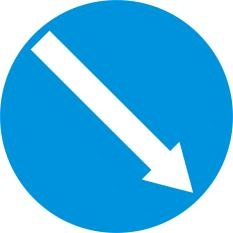
#> input picture END_DIP/sign_templates/loidichuyen.jpg, 233 x 233 px, given in place of video1.mp4, which was not available; the run also reads 1 picture not shown here
$ python 521H0324_521H0461.py
#> lines starting #> are read from the running program, lines starting #| are printed output that depends on the picture; after the words box and inside, x2 and y2 are one past the last pixel; in counts of white or black regions, pixels touching at a corner belong together; pictures that were not available may be replaced by others from this repository, and a replacement may not be noted
import cv2
import numpy as np
import os

# Biến toàn cục lưu các ảnh mẫu
TEMPLATE_SIGNS = {}

# Bản đồ ánh xạ tên biển báo
SIGN_LABELS = {
    "camnguocchieu": "Wrong way",
    "wrongway": "Wrong way",
    "loidichuyen": "Keep right",
    "keepright": "Keep right",
    "noleft": "No left turn",
    "noleftturn": "No left turn",
    "camdungxe": "No parking",
    "noparking": "No parking",
    "children": "Children",
    "slow": "Slow",
    "nostopandparking": "No stopping and parking",
    "camdungcamdoxe": "No parking",
    "road signs": "Direction sign",
    "bienbaochiduong": "Direction sign"
}

def initialize_templates(directory='sign_templates'):
    """Nạp các ảnh mẫu biển báo từ thư mục."""
    for file in os.listdir(directory):
        if file.lower().endswith(('.jpg', '.png')):
            label = os.path.splitext(file)[0]
            path = os.path.join(directory, file)
            img = cv2.imread(path)
            if img is not None:
                TEMPLATE_SIGNS[label] = img

def compare_roi_with_template(roi, template_img, size=(100, 100)):
    """So khớp ảnh ROI với template theo kích thước chuẩn."""
    roi_resized = cv2.resize(roi, size)
    template_resized = cv2.resize(template_img, size)

    roi_gray = cv2.cvtColor(roi_resized, cv2.COLOR_BGR2GRAY)
    template_gray = cv2.cvtColor(template_resized, cv2.COLOR_BGR2GRAY)

    result = cv2.matchTemplate(roi_gray, template_gray, cv2.TM_CCOEFF_NORMED)
    return np.max(result)

def identify_signs_in_frame(frame):
    """Nhận diện biển báo giao thông trong 1 khung hình."""
    hsv_frame = cv2.cvtColor(frame, cv2.COLOR_BGR2HSV)

    color_ranges = {
        "Red": (np.array([150, 50, 50]), np.array([180, 255, 255])),
        "Blue": (np.array([90, 120, 100]), np.array([130, 255, 255])),
        "Yellow": (np.array([0, 120, 0]), np.array([30, 255, 255]))
    }

    # Tạo mask kết hợp từ các màu
    mask_combined = np.zeros(hsv_frame.shape[:2], dtype=np.uint8)
    for lower, upper in color_ranges.values():
        mask_combined = cv2.bitwise_or(mask_combined, cv2.inRange(hsv_frame, lower, upper))

    # Làm sạch nhiễu
    kernel = np.ones((3, 3), np.uint8)
    mask_cleaned = cv2.morphologyEx(mask_combined, cv2.MORPH_OPEN, kernel)
    mask_cleaned = cv2.morphologyEx(mask_cleaned, cv2.MORPH_CLOSE, kernel)

    contours, _ = cv2.findContours(mask_cleaned, cv2.RETR_EXTERNAL, cv2.CHAIN_APPROX_SIMPLE)
    detected = []

    for cnt in contours:
        if cv2.contourArea(cnt) > 500:
            x, y, w, h = cv2.boundingRect(cnt)
            aspect = w / float(h)
            if 0.8 <= aspect <= 1.5:
                roi = frame[y:y+h, x:x+w]
                roi_hsv = cv2.cvtColor(roi, cv2.COLOR_BGR2HSV)

                pixel_counts = {
                    color: cv2.countNonZero(cv2.inRange(roi_hsv, *range_))
                    for color, range_ in color_ranges.items()
                }

                dominant_color = max(pixel_counts, key=pixel_counts.get)

                match_name = None
                top_score = 0

                for name, tmpl in TEMPLATE_SIGNS.items():
                    score = compare_roi_with_template(roi, tmpl)
                    if score > 0.55 and score > top_score:
                        top_score = score
                        match_name = name

                if match_name:
                    label = SIGN_LABELS.get(match_name, match_name)
                    detected.append((x, y, w, h, f"{label} ({dominant_color})"))

    return detected

def annotate_and_save_video(input_video_path, output_name='output_video1.mp4', student_id='521H0324_521H0461'):
    """Xử lý video: nhận diện và gán nhãn biển báo, sau đó xuất ra video mới."""
#> called with input_video_path = 'video1.mp4', output_name = 'output_video1.mp4', student_id = '521H0324_521H0461'
    initialize_templates()

    cap = cv2.VideoCapture(input_video_path)
    ret, frame = cap.read()
#> frame is the input picture: shape (233, 233, 3); mean B, G, R 230.2, 181.2, 81.9
    if not ret:
        print("Không đọc được video.")
        return

    height, width = frame.shape[:2]
#> height = 233; width = 233
    fps = int(cap.get(cv2.CAP_PROP_FPS)) or 25
#> fps = 30

    if os.path.exists(output_name):
        os.remove(output_name)

    writer = cv2.VideoWriter(output_name,
                             cv2.VideoWriter_fourcc(*'avc1'),
                             fps, (width, height))

    def annotate_frame(frame):
        signs = identify_signs_in_frame(frame)
#> in identify_signs_in_frame, `hsv_frame = cv2.cvtColor(frame, cv2.COLOR_BGR2HSV)`: hsv_frame: shape (233, 233, 3); mean H, S, V 81.7, 172.6, 230.5
#> the loop in identify_signs_in_frame, `for lower, upper in color_ranges.values():` made 3 passes
#> pass 2, in identify_signs_in_frame, `mask_combined = cv2.bitwise_or(mask_combined, cv2.inRange(hsv_frame, l..`:
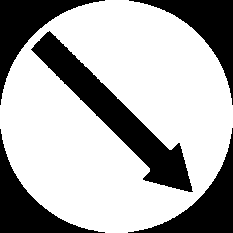
#> mask_combined: shape (233, 233); 67.8% white; 5 black regions, box (x1, y1, x2, y2) and area: (31, 31, 193, 192) 5786, (128, 128, 233, 233) 2929, (0, 0, 105, 105) 2928, (0, 129, 105, 233) 2922, (129, 0, 233, 105) 2921
#> in identify_signs_in_frame, `mask_cleaned = cv2.morphologyEx(mask_cleaned, cv2.MORPH_CLOSE, kernel)`: mask_cleaned: shape (233, 233); 67.9% white; 5 black regions
#> in identify_signs_in_frame, `contours, _ = cv2.findContours(mask_cleaned, cv2.RETR_EXTERNAL, cv2.CH..`: contours = 1 contour; box (x1, y1, x2, y2) and area: (0, 0, 233, 233) 42304
#> the loop in identify_signs_in_frame, `for cnt in contours:` made 1 pass
#> (x, y, w, h, aspect, pixel_counts, dominant_color) on pass 1: (0, 0, 233, 233, 1, {'Red': 0, 'Blue': 36803, 'Yellow': 0}, 'Blue')
#> pass 1, in compare_roi_with_template, `template_resized = cv2.resize(template_img, size)`:
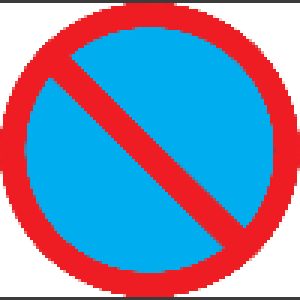
#> template_resized: shape (100, 100, 3) (shown 3 times larger); mean B, G, R 174.3, 142.1, 129.8
#> pass 1, in compare_roi_with_template, `template_gray = cv2.cvtColor(template_resized, cv2.COLOR_BGR2GRAY)`:
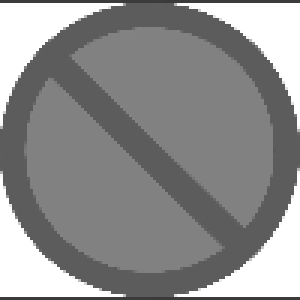
#> template_gray: shape (100, 100) (shown 3 times larger); min 59, max 255, mean 141.9
#> after the loop in identify_signs_in_frame, `for cnt in contours:`: detected = [(0, 0, 233, 233, 'Keep right (Blue)')]
#> signs = [(0, 0, 233, 233, 'Keep right (Blue)')]
        for (x, y, w, h, label) in signs:
            cv2.rectangle(frame, (x, y), (x+w, y+h), (0, 255, 0), 2)
            cv2.putText(frame, label, (x, y-10), cv2.FONT_HERSHEY_SIMPLEX, 0.9, (0, 0, 255), 2)
#> this loop made 1 pass
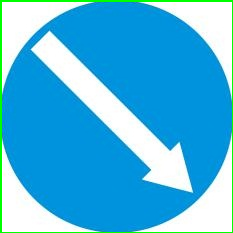
#> frame: shape (233, 233, 3); 2.56% of pixels changed, all inside (x1, y1, x2, y2) = (0, 0, 233, 233)
        cv2.putText(frame, f"Student ID: {student_id}", (10, 30), cv2.FONT_HERSHEY_SIMPLEX, 1, (0, 255, 0), 2)
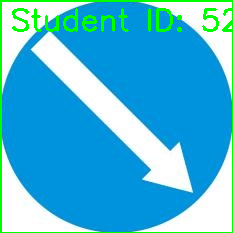
#> frame: shape (233, 233, 3); 2.69% of pixels changed, all inside (x1, y1, x2, y2) = (12, 8, 232, 32)
        return frame

    frame = annotate_frame(frame)
    cv2.imshow("Video Output", frame)
    writer.write(frame)

    while cap.isOpened():
        ret, frame = cap.read()
        if not ret:
            break
        frame = annotate_frame(frame)
#> the loop in identify_signs_in_frame (call 2), `for cnt in contours:` made 1 pass
#> pass 1, in compare_roi_with_template (call 5), `template_resized = cv2.resize(template_img, size)`:
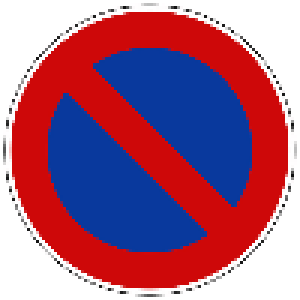
#> template_resized: shape (100, 100, 3) (shown 3 times larger); mean B, G, R 128.4, 99.4, 162.7
#> pass 1, in compare_roi_with_template (call 5), `template_gray = cv2.cvtColor(template_resized, cv2.COLOR_BGR2GRAY)`:
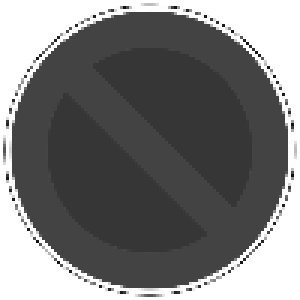
#> template_gray: shape (100, 100) (shown 3 times larger); min 15, max 255, mean 121.5
#> the loop in annotate_frame (call 2), `for (x, y, w, h, label) in signs:` made 1 pass
        writer.write(frame)
        cv2.imshow("Video Output", frame)
        if cv2.waitKey(1) & 0xFF == ord('q'):
#> (key q is pressed here)
            break

    cap.release()
    writer.release()
    cv2.destroyAllWindows()

# Tạo thư mục nếu chưa có
def ensure_template_folder_exists(path='sign_templates'):
    if not os.path.exists(path):
        os.makedirs(path)

# Gọi chạy
if __name__ == "__main__":
    ensure_template_folder_exists()
    annotate_and_save_video('video1.mp4')
